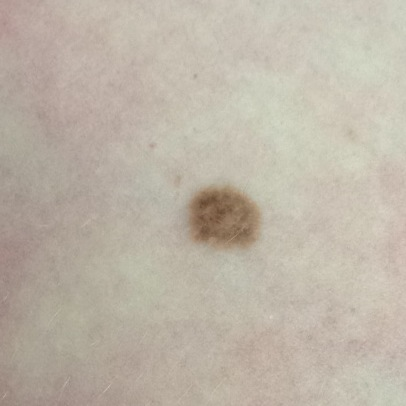
#> input picture moles/low_risk_11.jpg, 406 x 406 px, given in place of melanoma_6.jpg, which was not available
$ python main.py
#> lines starting #> are read from the running program, lines starting #| are printed output that depends on the picture; pictures that were not available may be replaced by others from this repository, and a replacement may not be noted
### functions.py
import matplotlib.pyplot as plt
import numpy as np
from math import pi

# [5 lines left out: function plot_data, not called in this run]
	#plt.pause(0.1)

#build a matrix to represent the mole with the color of its centroids
def new_2d_matrix(labels,centroids,im):
	[N1,N2,N3]=im.shape
	new_colors=np.zeros((N1*N2,N3))
	for i in range(len(labels)):
		if(labels[i]==0):
			new_colors[i]=centroids[0]
		elif(labels[i]==1):
			new_colors[i]=centroids[1]
		else:
			new_colors[i]=centroids[2]
	return new_colors

def new_2d_matrix_5centroids(labels,centroids,im):
	[N1,N2,N3]=im.shape
	new_colors=np.zeros((N1*N2,N3))
	for i in range(len(labels)):
		if(labels[i]==0):
			new_colors[i]=centroids[0]
		elif(labels[i]==1):
			new_colors[i]=centroids[1]
		elif(labels[i]==2):
			new_colors[i]=centroids[2]
		elif(labels[i]==3):
			new_colors[i]=centroids[3]
		else:
			new_colors[i]=centroids[4]
	return new_colors

# [19 lines left out: function new_2d_matrix_7centroids, not called in this run]

def find_min_centroid(minim, index_min, centroids):
	for i in range(centroids.shape[0]):
		if(int(centroids[i,0])+int(centroids[i,1])+int(centroids[i,2])<minim):
			minim=int(centroids[i,0])+int(centroids[i,1])+int(centroids[i,2])
			index_min=i
	min_centroid=centroids[index_min,:]
	return min_centroid

#two min centroids when clusters are five
def find_min_centroids(minim, index_min, centroids):
	for i in range(centroids.shape[0]):
		if(int(centroids[i,0])+int(centroids[i,1])+int(centroids[i,2])<minim):
			minim=int(centroids[i,0])+int(centroids[i,1])+int(centroids[i,2])
			index_min=i
	min_centroid=centroids[index_min,:]

	second_min=255+255+255
	for j in range(centroids.shape[0]):
		if(int(centroids[j,0])+int(centroids[j,1])+int(centroids[j,2])<second_min and (int(centroids[j,0])+int(centroids[j,1])+int(centroids[j,2])!=minim)):
			second_min=int(centroids[j,0])+int(centroids[j,1])+int(centroids[j,2])
			index_sec_min=j
	second_min_centroid=centroids[index_sec_min,:]

	min_centroids=[min_centroid,second_min_centroid]

	return min_centroids
#create a mole where its points are of the color of the darkest centroid, and the others are white
def create_bicolor_image(im_3col, min_centroid, mole):
	for i in range(im_3col.shape[1]-1):
		for j in range(im_3col.shape[0]):
			if(im_3col[i,j,0]==min_centroid[0] and im_3col[i,j,1]==min_centroid[1] and im_3col[i,j,2]==min_centroid[2]):
				mole[i,j,:]=min_centroid[:]
			else:
				mole[i,j,:]=[255,255,255]
#same, but two colors beacause two clusters have been taken
def create_tricolor_image(im_3col, min_centroids, mole):
	min_centroid=min_centroids[0]
	sec_min_centroid=min_centroids[1]

	for i in range(im_3col.shape[1]-1):
		for j in range(im_3col.shape[0]):
			if(im_3col[i,j,0]==min_centroid[0] and im_3col[i,j,1]==min_centroid[1] and im_3col[i,j,2]==min_centroid[2]):
				#mole[i,j,:]=min_centroid[:]
				mole[i,j,:]=[0,0,0] #nero
			elif(im_3col[i,j,0]==sec_min_centroid[0] and im_3col[i,j,1]==sec_min_centroid[1] and im_3col[i,j,2]==sec_min_centroid[2]):
				#mole[i,j,:]=sec_min_centroid[:]
				mole[i,j,:]=[128,128,128]
			else:
				mole[i,j,:]=[255,255,255]
#the two taken clusters are merged, taking the darkest color
# [7 lines left out: function create_bicolor_image_2centroids, not called in this run]

def remove_image_frames(im):
	ylim_1=int(im.shape[0]*0.1)
	xlim_1=int(im.shape[1]*0.1)
	ylim_2=int(im.shape[0]-ylim_1)
	xlim_2=int(im.shape[1]-xlim_1)
	res_im=np.zeros((im.shape[0],im.shape[1],3),dtype=int)

	for x in range(im.shape[1]-1):
		for y in range(im.shape[0]):
			if x<xlim_1 or y<ylim_1 or x>xlim_2 or y>ylim_2:
				res_im[x,y,:]=[255,255,255]
			else:
				res_im[x,y,:]=im[x,y,:]

	return res_im

# [15 lines left out: function remove_big_image_frames, not called in this run]

def count_mole_points(mole,min_centroid):
	"""evaluate the total number of points in the mole (=darkest cluster)"""
	count=0
	for i in range(mole.shape[0]):
		for j in range(mole.shape[1]):
			if(mole[i,j,0]==min_centroid[0] and mole[i,j,1]==min_centroid[1] and mole[i,j,2]==min_centroid[2]):
				count+=1
	return count

def obtain_mole_points_coordinates(mole, min_centroid, count_mole):
	"""save the coordinates of all the points of the mole (=darkest cluster)"""
	pos=0
	x_coord=np.zeros((count_mole),dtype=int)
	y_coord=np.zeros((count_mole),dtype=int)

	for i in range(mole.shape[0]):
		for j in range(mole.shape[1]-1):
			if(mole[i,j,0]==min_centroid[0] and mole[i,j,1]==min_centroid[1] and mole[i,j,2]==min_centroid[2]):

				x_coord[pos]=j
				y_coord[pos]=i
				pos=pos+1

	#x_coord.sort()
	#y_coord.sort()

	coords=[x_coord,y_coord]
	return coords

def whiten(mole_to_whiten,median_x,median_y,stdev_x,stdev_y,coordinates):

	x_coords=coordinates[0]
	y_coords=coordinates[1]
	whitened=mole_to_whiten.copy()

	for it in range(len(x_coords)):
		x_norm=(x_coords[it]-median_x)/stdev_x
		y_norm=(y_coords[it]-median_y)/stdev_y

		#if this point is in the tail of the normalized gaussian distribution, we make it become white

		if x_norm<=(-1.96) or x_norm>=1.96 or y_norm<=(-1.96) or y_norm>=1.96:
			whitened[int(y_coords[it]),int(x_coords[it]),:]=[255,255,255]
	return whitened

#procedure to remove dark points not part of the mole
def whitening_procedure(mole_to_whiten, min_centroid):
	stdev_x_list=[]
	stdev_y_list=[]
	flag=True
	it=0
	stop=False


	while flag==True:

		count_mole=count_mole_points(mole_to_whiten, min_centroid)
		coords_list=obtain_mole_points_coordinates(mole_to_whiten, min_centroid, count_mole)
		#print(count_mole)

		#calculate median and standard deviation of the darkest cluster (mole) along x and y
		x_coords=list(coords_list[0])
		x_ord=x_coords.copy()
		x_ord.sort()
		y_coords=list(coords_list[1])

		median_x=np.median(x_ord)
		median_y=np.median(y_coords)

		stdev_x=np.std(x_coords)
		stdev_y=np.std(y_coords)

		stdev_x_list.append(stdev_x)
		stdev_y_list.append(stdev_y)

		#STOPPING CONDITION: we have reduced the stdev by 33% or we are not reducing it (almost) at all 'cause the situation is already good
		if(it!=0):
			#CAPIRE PERCHE' QUESTO +2
			if stdev_y_list[it]+1>stdev_y_list[it-1] or stdev_y_list[0]/stdev_y_list[it]>=1.5:
				stop=True

			elif stdev_x_list[it]+1>stdev_x_list[it-1] or stdev_x_list[0]/stdev_x_list[it]>=1.5:
				stop=True

		if stop==False:
			#print("Median: ("+str(median_x)+","+str(median_y)+")\n")
			#whiten pixels which are on the tails of the distruìibution (i.e. not on the 95% of the points around the median)
			mole_to_whiten=whiten(mole_to_whiten,median_x,median_y,stdev_x,stdev_y,coords_list)

		else:
			flag=False
		it+=1

	#stdev_list=[]
	#stdev_list.append(stdev_x_list)
	#stdev_list.append(stdev_y_list)

	#if the first iteration was useless, we remove such values from the list to identify that the mole was already good
	#of course, wrt before it's not taken into account the case in which in one iteration all the desired variance is removed,
	#which would indeed be a fast and effective application of the whitening
	if stdev_x_list[1]+1>stdev_x_list[0] or stdev_y_list[1]+1>stdev_y_list[0]:
		stdev_x_list.pop(1)
		stdev_y_list.pop(1)

	if len(stdev_x_list)!=1:
		#plot_stdev(stdev_x_list, stdev_y_list)
		return mole_to_whiten
	else:
		return False

#whitening for 5 clusters procedure
# [54 lines left out: functions re_whiten, re_whiten_sev, not called in this run]


def blurring_procedure(grouping_dim,threshold,mole_to_blur, min_centroid):
	"""to remove single sparse outliers"""
	for i in range(0,mole_to_blur.shape[0]-grouping_dim,3):
		for j in range(0, mole_to_blur.shape[1]-grouping_dim, grouping_dim):
			group=np.zeros((grouping_dim,grouping_dim,3),dtype=np.uint8)
			for it1 in range(0,grouping_dim):
				for it2 in range(0,grouping_dim):
 					group[it1,it2,:]=mole_to_blur[i+it1,j+it2,:]
			counter=count_mole_points(group, min_centroid)
			if counter<=threshold:
				for it1 in range(0,grouping_dim):
					for it2 in range(0,grouping_dim):
						mole_to_blur[i+it1,j+it2,:]=[255,255,255]
	return mole_to_blur

# [20 lines left out: function plot_stdev, not called in this run]

def get_rect(mole, min_centroid):
	count_mole=count_mole_points(mole,min_centroid)
	#print(count_mole)
	list_coords=obtain_mole_points_coordinates(mole, min_centroid, count_mole)

	list_x=list(list_coords[0])
	list_y=list(list_coords[1])

	list_x.sort()

	median_x=np.median(list_x)
	median_y=np.median(list_y)

	x_left=int(np.amin(list_coords[0]))
	x_right=int(np.amax(list_coords[0]))
	y_top=int(np.amin(list_coords[1]))
	y_bottom=int(np.amax(list_coords[1]))

	rect=[]
	rect.append(x_left)
	rect.append(x_right)
	rect.append(y_bottom)
	rect.append(y_top)
	rect.append(median_x)
	rect.append(median_y)
	return rect

def draw_rect(rect,mole):

	x_left=rect[0]
	x_right=rect[1]
	y_bottom=rect[2]
	y_top=rect[3]
	median_x=rect[4]
	median_y=rect[5]

	vector_len=np.arange(x_left,x_right)
	heigh=np.ones(len(vector_len))*y_top
	low=np.ones(len(vector_len))*y_bottom

	vector_height=np.arange(y_top,y_bottom)
	right=np.ones(len(vector_height))*x_right
	left=np.ones(len(vector_height))*x_left

	plt.figure()
	plt.title("Identified mole should be in the rectangular section")
	plt.plot(vector_len,low,'r-',vector_len,heigh,'r-')
	plt.plot(left,vector_height,'r-',right,vector_height,'r-')
	plt.plot(median_x,median_y,'ro')
	plt.imshow(mole)
	plt.show()

# [25 lines left out: function save_rect, not called in this run]

#image to show to the user in order to choose if one cluster is enough to describe the mole or the two darkest clusters are needed
def plot_3col_data(mole,title,im):
	fig,axarr=plt.subplots(1,2,squeeze=False)
	fig.suptitle('Two clusters vs true image', fontsize=30)
	axarr[0][0].imshow(mole)
	axarr[0][1].imshow(im)
	plt.show()

# [203 lines left out: functions find_perimeter, find_area, greening, degulf, degulf_procedure, color_lakes and 2 more, not called in this run]


### main.py
import matplotlib.image as mpimg
import matplotlib.pyplot as plt
import numpy as np
from sklearn.cluster import KMeans
import functions as f

#PRELIMINARY OPERATIONS

#creating a list with all the images names
files_in=[]
base_1="moles/low_risk_"
base_2="moles/medium_risk_"
base_3="moles/melanoma_"
for i in range(1,12):
	it=base_1+str(i)+".jpg"
	files_in.append(it)
for i in range(1,17):
	it=base_2+str(i)+".jpg"
	files_in.append(it)
for i in range(1,28):
	it=base_3+str(i)+".jpg"
	files_in.append(it)

#code to un-comment to perform the procedure on one isolated mole
file_in=files_in[32]

files_in=[]
files_in.append(file_in)

#procedure for one mole at a time
for item in range(len(files_in)):
	filein=files_in[item]

	im=mpimg.imread(filein)
#> im is the input picture: shape (406, 406, 3); mean R, G, B 189.5, 180.5, 167.3
	#f.plot_data(im, 'Original image')


	#applying kmeans algortihm
	kmeans=KMeans(n_clusters=3, random_state=0)
	[N1,N2,N3]=im.shape
#> N1 = 406; N2 = 406; N3 = 3
	im_2D=im.reshape((N1*N2,N3))
	kmeans.fit(im_2D)

	#calculating the centroids of the clusters
	centroids=kmeans.cluster_centers_.astype('uint8')
	#calculating the labels of each pixel
	labels=kmeans.labels_

	#2D matrix with new colors based on lables and centroids
	#we substitute the colors with the centroid color of the pixel label
	new_colors=f.new_2d_matrix(labels,centroids,im)

	#making the new matrix 3D (simple reshaping of the 2D one)
	im_3col=new_colors.reshape((N1,N2,N3))
	im_3col=im_3col.astype('uint8')
	#f.plot_data(im_3col, "Image with centroids colors")


	#find the minimum centroid corresponding to the darkest color (=the mole)
	min_col=255+255+255 #Fake initialization (this is actually the more lightful color --> white)
	index_min=3 #Impossible to have such an index (it goes from 0 to 2)
	min_centroid=f.find_min_centroid(min_col, index_min, centroids)

	#creating an image where the mole has the darkest color of the minimum centroid and white color around
	mole=np.zeros((N1,N2,N3),dtype=float)
	f.create_bicolor_image(im_3col, min_centroid, mole)
#> after the loop in create_bicolor_image, `for i in range(im_3col.shape[1]-1):`:
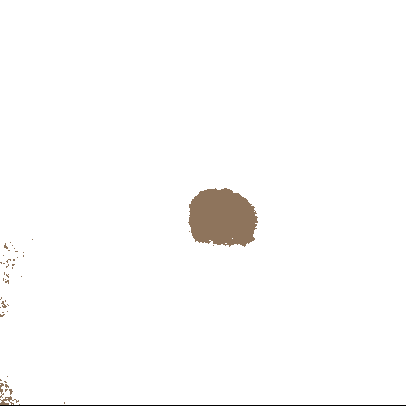
#> mole: shape (406, 406, 3) float64; mean of channels 0, 1, 2 252, 251.4, 250.9; drawn as R, G, B
	mole=mole.astype('uint8')
	#f.plot_data(mole, "Image with 2 colors (white around the the darkest centroid)")

	#remove 10% border
	#original_mole_s=f.remove_image_frames(im)
	#f.plot_data(original_mole_s,"Original image with frames removed")
	mole_s=f.remove_image_frames(mole)
	#f.plot_data(mole_s,"2-color image with frames removed")

	#outliers must be taken away from the mole cluster
	#copy for outliers removal
	mole_to_whiten=mole_s.copy()

	#firstly whitening: points far from the median are removed
	whitened_mole=f.whitening_procedure(mole_to_whiten, min_centroid)
#> the loop in whitening_procedure, `while flag==True: ` made 2 passes
#> (count_mole, median_x, median_y, stdev_x, stdev_y) on passes 1 to 2: (3233, 222, 218, 17.78, 14.75), (3207, 222, 218, 17.81, 14.61)
#> after the loop in whitening_procedure, `while flag==True:`: it = 2; stdev_x_list = [17.78, 17.81]; stdev_y_list = [14.75, 14.61]
#> whitened_mole = False

	if isinstance(whitened_mole,bool):
		print("The mole was ok, no need of proceedings for massive outliers elimination.")
		whitened_mole=mole_to_whiten
		#blurring to eliminate isolated outliers
		final_mole=f.blurring_procedure(5,3,whitened_mole,min_centroid)
		#f.plot_data(final_mole, "Given mole (blurred for isolated outliers elimination).")
		#f.plot_data(final_mole, "More after denoising")
	else:
		#f.plot_data(whitened_mole, "Mole after outliers removal (1st step)")
		#blurring
		final_mole=f.blurring_procedure(5,3,whitened_mole,min_centroid)
		#f.plot_data(final_mole, "More after blurring (2nd step)")
		#f.plot_data(final_mole, "More after denoising")

	#rectangle to see if the mole is correctly identified
	rect=f.get_rect(final_mole,min_centroid)
	#f.draw_rect(rect,final_mole)
	f.draw_rect(rect,im)
#> in draw_rect, `plt.show()`:
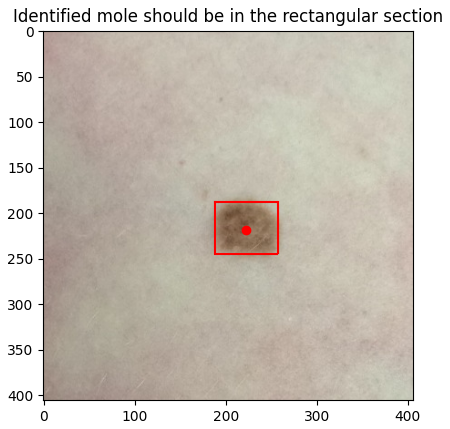
#> figure drawn by matplotlib, 1 panel

	flag=True
	five_c=False #if true, the procedure must be repeated using 5 clusters instead of 3 (for difficult moles where 3 are not sufficient)

	while flag==True:
		cmd=input("Is the mole well delimited by the red rectangle? If not, a more sophisticated procedure will be adopted. [y/n] \n ")
		if cmd=="y":
			flag=False
			#f.save_rect(rect,im,filein) to save the image (not needed)
			print("Ok, done!")
		elif cmd=="n":
			five_c=True
			flag=False
		else:
			print("Not recognized command!")
#> this loop made 1 pass; the answer given on pass 1: n

	if five_c==True:

		#re-apply k-means with 5 clusters
		kmeans=KMeans(n_clusters=5, random_state=0)
		[N1,N2,N3]=im.shape
		im_2D=im.reshape((N1*N2,N3))
		kmeans.fit(im_2D)

		#calculating the centroids of the clusters
		centroids=kmeans.cluster_centers_.astype('uint8')
		#calculating the labels of each pixel
		labels=kmeans.labels_

		#2D matrix with new colors based on lables and centroids
		#we substitute the colors with the centroid color of the pixel label
		new_colors=f.new_2d_matrix_5centroids(labels,centroids,im)

		#making the new matrix 3D (simple reshaping of the 2D one)
		im_5col=new_colors.reshape((N1,N2,N3))
		im_5col=im_5col.astype('uint8')
		#f.plot_data(im_5col, "Image with centroids colors")

		#find the minimum centroids corresponding to the two darkest colors
		min_col=255+255+255 #fake initialization
		index_min=5 #impossible index (it goes from 0 to 4)

		min_centroids=f.find_min_centroids(min_col, index_min, centroids)
		min_centroid=min_centroids[0]
		#creating an image where the mole has the two darkest colors of the two minimum centroids and white color around
		mole=np.zeros((N1,N2,N3),dtype=float)
		f.create_tricolor_image(im_5col, min_centroids, mole)
#> after the loop in create_tricolor_image, `for i in range(im_3col.shape[1]-1):`:
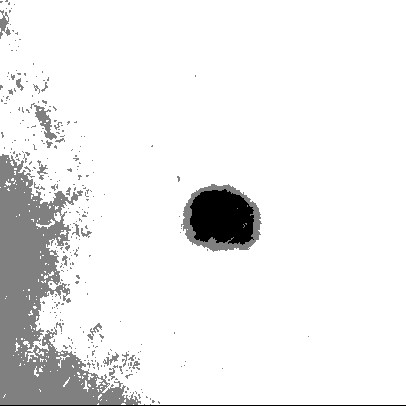
#> mole: shape (406, 406, 3) float64; min 0, max 255, mean 236.3
		mole=mole.astype('uint8')
		#f.plot_3col_data(mole, "Image with 5 colors",im)

		flag=True
		two_c=False
		sev_c=False

		while flag==True:
			#three possibilities: 5 clusters taking only the darkest one, 5 clusters taking the two darkest ones, or repeat with 7 clusters
			print("Type 'b' if the mole is well defined by the black area, 'g' if also the grey area is needed to describe well the mole or 'r' is even the black area is too dispersed. \n")
			f.plot_3col_data(mole, "Image with 3 colors",im)
#> (the run stopped early here; a loop or call above may not have finished)

$ run again, on moles/low_risk_2.jpg
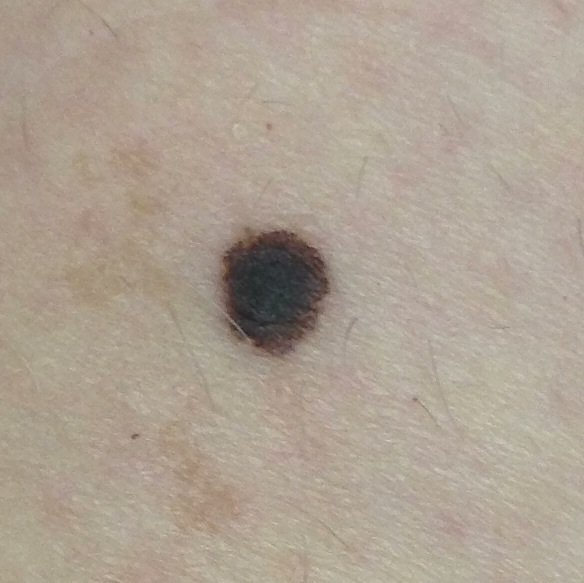
#> input picture moles/low_risk_2.jpg, 584 x 583 px, given in place of melanoma_6.jpg, which was not available
#> im is the input picture: shape (583, 584, 3); mean R, G, B 173.5, 161, 146.6
#> after the loop in create_bicolor_image, `for i in range(im_3col.shape[1]-1):`:
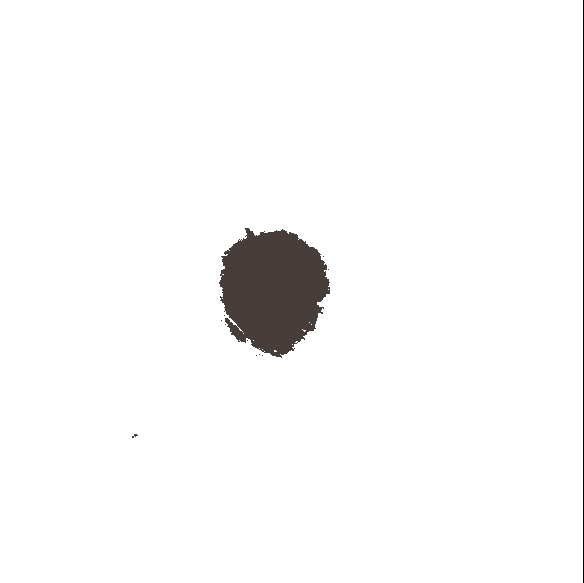
#> mole: shape (583, 584, 3) float64; mean of channels 0, 1, 2 249, 248.7, 248.6; drawn as R, G, B
#> the loop in whitening_procedure, `while flag==True: ` made 2 passes
#> (count_mole, median_x, median_y, stdev_x, stdev_y) on passes 1 to 2: (10371, 273, 288, 27.26, 31.42), (10195, 272, 288, 26.85, 30.5)
#> after the loop in whitening_procedure, `while flag==True:`: it = 2; stdev_x_list = [27.26, 26.85]; stdev_y_list = [31.42, 30.5]
#> whitened_mole = False
#> the loop `while flag==True:` made 1 pass; the answer given on pass 1: n

$ run again, on moles/low_risk_3.jpg
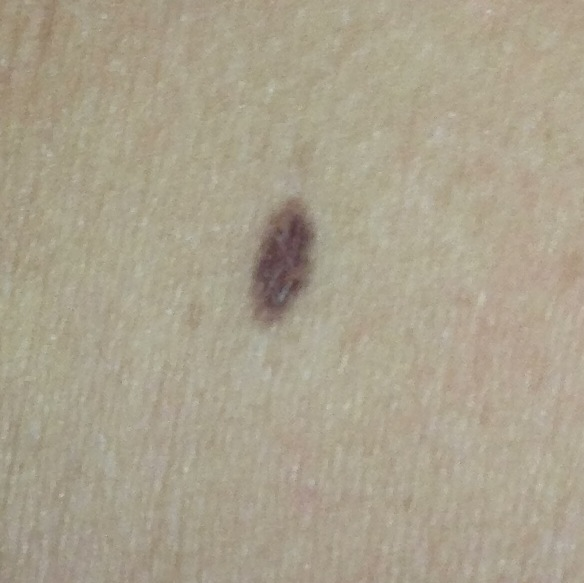
#> input picture moles/low_risk_3.jpg, 584 x 583 px, given in place of melanoma_6.jpg, which was not available
#> im is the input picture: shape (583, 584, 3); mean R, G, B 170.2, 161.4, 141.3
#> after the loop in create_bicolor_image, `for i in range(im_3col.shape[1]-1):`:
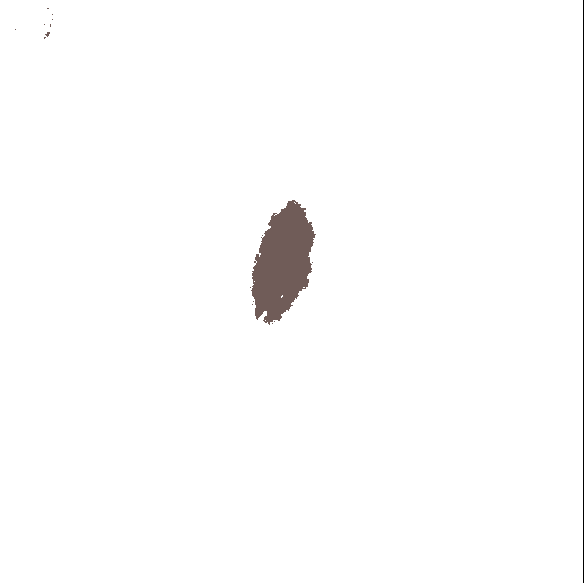
#> mole: shape (583, 584, 3) float64; mean of channels 0, 1, 2 252.4, 252.1, 252; drawn as R, G, B
#> the loop in whitening_procedure, `while flag==True: ` made 2 passes
#> (count_mole, median_x, median_y, stdev_x, stdev_y) on passes 1 to 2: (5145, 282, 263, 15.24, 29.59), (5018, 282, 263, 15.05, 28.94)
#> after the loop in whitening_procedure, `while flag==True:`: it = 2; stdev_x_list = [15.24, 15.05]; stdev_y_list = [29.59, 28.94]
#> whitened_mole = False
#> the loop `while flag==True:` made 1 pass; the answer given on pass 1: n
